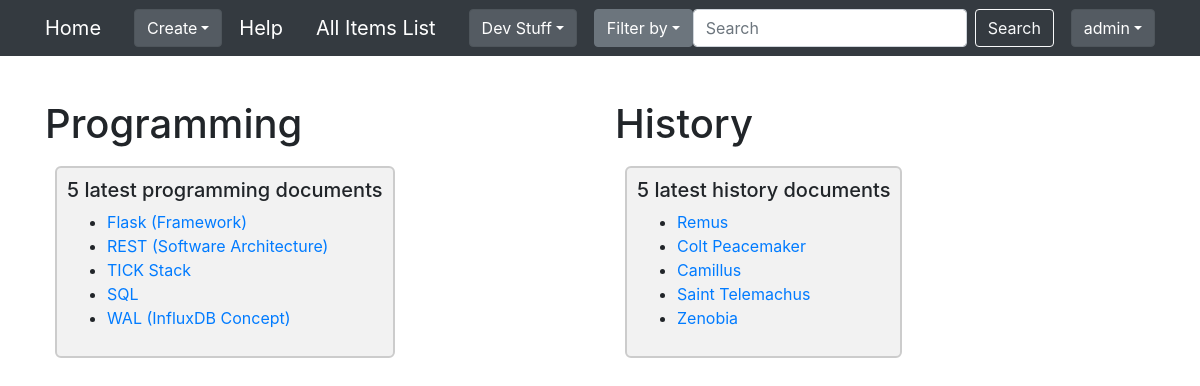
/notemaster/homepagetest/ (signed in), run on the app's committed database.
### notes/models.py (models this page shows, shortened)
class Document(models.Model):
    document_name = models.TextField()
    document_text = models.TextField()

### notes/views.py (the view)
# urls.py: path('homepagetest/', views.display_homepage_test, name='homepage_test'),  # development stuff
@login_required
def display_homepage_test(request):
    latest_programming_documents = Document.objects.filter(tagmap__tag__tag_name='Programming').order_by('-id')[:5]
    latest_history_documents = Document.objects.filter(tagmap__tag__tag_name='History').order_by('-id')[:5]
    return render(request, 'notes/homepage-test.html',
                  {'latest_programming_docs': latest_programming_documents,
                   'latest_history_docs': latest_history_documents})

### notes/templates/notes/homepage-test.html (shortened to what this page needs)
{% extends 'notes/base.html' %}
{% load static %}
{%  block head_css_page %}
    <link rel="stylesheet" type="text/css" href="{% static 'notes/css/homepage-test.css' %}" />
 {% endblock head_css_page %}
{% block content %}
    <div class="container">
        <div class="row">
            <div class="col">
                <section>
                    <h1>Programming</h1>
                    <div class="latest-docs">
                        {% if latest_programming_docs %}
                            <h5>5 latest programming documents</h5>
                            <ul>
                                {% for doc in latest_programming_docs %}
                                    <li><a href="{% url 'notes:display_doc' doc.document_name %}">{{ doc.document_name }}</a></li>
                                {% endfor %}
                            </ul>
                        {% endif %}
                    </div>
                </section>
            </div>
            <div class="col">
                <section>
                    <h1>History</h1>
                    <div class="latest-docs">
                        {% if latest_history_docs %}
                            <h5>5 latest history documents</h5>
                            <ul>
                                {% for doc in latest_history_docs %}
                                    <li><a href="{% url 'notes:display_doc' doc.document_name %}">{{ doc.document_name }}</a></li>
                                {% endfor %}
                            </ul>
                        {% endif %}
                    </div>
                </section>
            </div>
        </div>
    </div>
{% endblock content %}

### notes/templates/notes/base.html (shortened to what this page needs)
<!DOCTYPE html>
<html lang="en">
<head>
    {% load static %}
    {% block head_css %}
        {% block head_css_site %}
            <link rel="stylesheet" href="{% static 'notes/bootstrap/bootstrap_4/bootstrap.min.css' %}"
 media="screen"/>
            <link rel="stylesheet" href="{% static 'notes/mivhak/mivhak.min.css' %}"
 media="screen"/>
            <link href="{% static 'notes/css/base.css' %}" rel="stylesheet" media="screen">
        {% endblock head_css_site %}
        {% block head_css_page %}{% endblock head_css_page %}
    {% endblock head_css %}
</head>
<body>
    <header>
        <nav class="navbar navbar-dark bg-dark fixed-top
            {% block nav-style %}{% endblock nav-style %}" role="navigation"
        >
            <div class="container p-none">
                <a class="navbar-brand" href={% url 'notes:index' %}>Home</a>
                <div class="dropdown show">
                    <a class="btn btn-secondary dropdown-toggle" role="button"
                       data-toggle="dropdown" href="#"
                       aria-haspopup="true" aria-expanded="false">Create</a>
                </div>
                <a class="navbar-brand" href={% url 'notes:display_help' %}>Help</a>
                <a class="navbar-brand" href={% url 'notes:list_db_content' %}>All Items List</a>
                <div class="dropdown show">
                    <a class="btn btn-secondary dropdown-toggle" role="button"
                       data-toggle="dropdown" href="#"
                       aria-haspopup="true" aria-expanded="false">Dev Stuff</a>
                </div>
                <form class="form-inline" action="{% url 'notes:search_results' %}" method="get">
                    <div class="dropdown show input-group-btn search-panel">
                        <a class="btn btn-outline-secondary dropdown-toggle" role="button"
                           data-toggle="dropdown" href="#" aria-haspopup="true" aria-expanded="false">Filter by</a>
                    </div>
                    <input id="tag-search-id" name="search-bar-input" class="form-control mr-sm-2" type="search" placeholder="Search" aria-label="Search">
                    <button class="btn btn-outline-light my-2 my-sm-0" type="submit">Search</button>
                </form>
                <div class="dropdown show">
                    {% if user.is_authenticated %}
                        <a class="btn btn-secondary dropdown-toggle" role="button"
                           data-toggle="dropdown" href="#"
                           aria-haspopup="true" aria-expanded="false">{{ user.get_username }}</a>
                    {% endif %}
                </div>
            </div>
        </nav>
    </header>
    <div id="site-wrapper">
        {% block content %}{% endblock content %}
    </div>
    {% block footer_javascript %}
        {% block footer_javascript_site %}
            <link rel="stylesheet" href="https://cdnjs.cloudflare.com/ajax/libs/prettify/r298/prettify.min.css">
            <link rel="stylesheet" href="//cdnjs.cloudflare.com/ajax/libs/highlight.js/9.12.0/styles/default.min.css">
        {% endblock footer_javascript_site %}
    {% endblock footer_javascript %}
</body>
</html>

### notes/static/notes/css/base.css (style rules this page uses)
#site-wrapper { margin-top: 100px; margin-bottom: 100px; }

### notes/static/notes/css/homepage-test.css (style rules this page uses)
.latest-docs { border: 2px solid #cccccc; float: left; padding: 10px; margin: 10px; background-color: #f2f2f2; border-radius: 6px; }

### data on the page
Document: document_name "Flask (Framework)"
Document: document_name "REST (Software Architecture)"
Document: document_name "TICK Stack"
Document: document_name "SQL"
Document: document_name "WAL (InfluxDB Concept)"
Document: document_name "Remus"
Document: document_name "Colt Peacemaker"
Document: document_name "Camillus"
Document: document_name "Saint Telemachus"
Document: document_name "Zenobia"

### other printed values
{{ user.get_username }} "admin"
